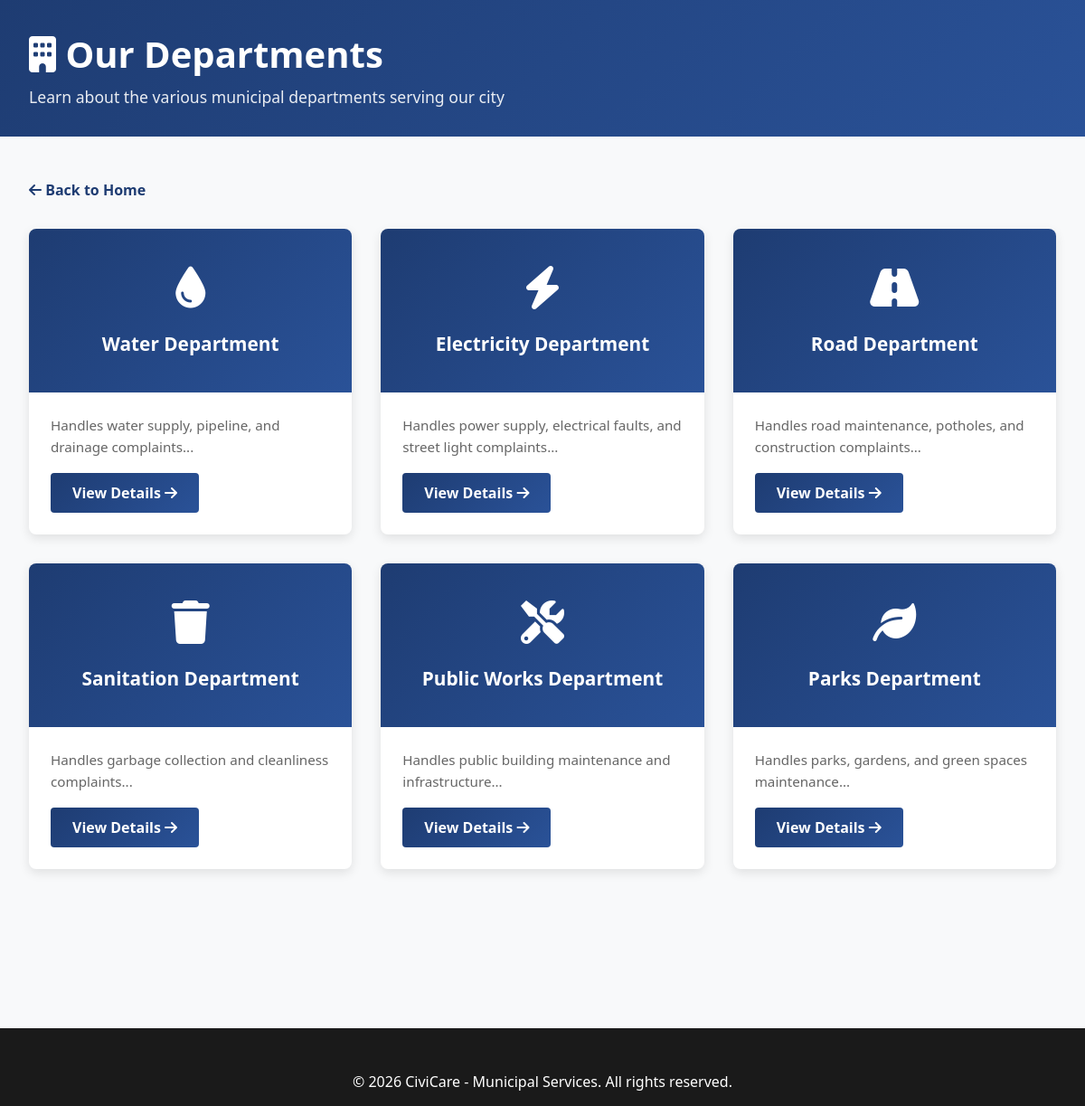
The page /departments.php on the database its author committed.
### tables this page shows
CREATE TABLE `departments` (
  `id` int(11) NOT NULL,
  `name` varchar(100) NOT NULL,
  `description` text DEFAULT NULL,
  `is_active` tinyint(1) DEFAULT 1,
  `created_at` timestamp NOT NULL DEFAULT current_timestamp(),
  `updated_at` timestamp NOT NULL DEFAULT current_timestamp() ON UPDATE current_timestamp()
);

### departments.php (the view, shortened to what this page needs)
<?php
$conn = getDatabaseConnection();
$sql = "SELECT * FROM departments WHERE is_active = 1 ORDER BY id";
$result = $conn->query($sql);
$departments = [];
if ($result->num_rows > 0) {
    while ($row = $result->fetch_assoc()) {
        $departments[] = $row;
    }
}
?>
<!DOCTYPE html>
<html lang="en">
<head>
    <link rel="stylesheet" href="https://cdnjs.cloudflare.com/ajax/libs/font-awesome/6.0.0/css/all.min.css">
</head>
<body>
    <header>
        <div class="header-content">
            <h1><i class="fas fa-building"></i> Our Departments</h1>
            <p>Learn about the various municipal departments serving our city</p>
        </div>
    </header>
    <div class="container">
        <div class="nav-back">
            <a href="index.php"><i class="fas fa-arrow-left"></i> Back to Home</a>
        </div>
        <div class="departments-grid">
            <?php foreach ($departments as $dept): ?>
                <div class="dept-card">
                    <div class="dept-card-header">
                        <div class="dept-card-icon">
                            <?php
                                $icons = [
                                    1 => 'fa-tint',
                                    2 => 'fa-bolt',
                                    3 => 'fa-road',
                                    4 => 'fa-trash',
                                    5 => 'fa-tools',
                                    6 => 'fa-leaf'
                                ];
                                echo '<i class="fas ' . $icons[$dept['id']] . '"></i>';
                            ?>
                        </div>
                        <h3><?php echo htmlspecialchars($dept['name']); ?></h3>
                    </div>
                    <div class="dept-card-body">
                        <p><?php echo htmlspecialchars(substr($dept['description'], 0, 120)) . '...'; ?></p>
                        <a href="department-info.php?id=<?php echo $dept['id']; ?>" class="view-details">
                            View Details <i class="fas fa-arrow-right"></i>
                        </a>
                    </div>
                </div>
            <?php endforeach; ?>
        </div>
    </div>
    <footer>
        <p>&copy; 2026 CiviCare - Municipal Services. All rights reserved.</p>
    </footer>
</body>
</html>

### departments.php (style rules this page uses)
* { margin: 0; padding: 0; box-sizing: border-box; }
body { font-family: 'Segoe UI', Tahoma, Geneva, Verdana, sans-serif; background-color: #f8f9fa; color: #333; }
header { background: linear-gradient(135deg, #1e3c72 0%, #2a5298 100%); color: white; padding: 2rem 0; margin-bottom: 3rem; }
.header-content { max-width: 1200px; margin: 0 auto; padding: 0 2rem; }
.header-content h1 { font-size: 2.5rem; margin-bottom: 0.5rem; }
.header-content p { font-size: 1.1rem; opacity: 0.9; }
.container { max-width: 1200px; margin: 0 auto; padding: 0 2rem 4rem; }
.departments-grid { display: grid; grid-template-columns: repeat(auto-fit, minmax(300px, 1fr)); gap: 2rem; margin-bottom: 3rem; }
.dept-card { background: white; border-radius: 8px; overflow: hidden; box-shadow: 0 4px 12px rgba(0, 0, 0, 0.1); transition: all 0.3s ease; cursor: pointer; }
.dept-card-header { background: linear-gradient(135deg, #1e3c72 0%, #2a5298 100%); color: white; padding: 2rem; text-align: center; }
.dept-card-icon { font-size: 3rem; margin-bottom: 1rem; }
.dept-card-header h3 { font-size: 1.3rem; margin-bottom: 0.5rem; }
.dept-card-body { padding: 1.5rem; }
.dept-card-body p { color: #666; font-size: 0.95rem; line-height: 1.6; margin-bottom: 1rem; }
.view-details { display: inline-block; background: linear-gradient(135deg, #1e3c72 0%, #2a5298 100%); color: white; padding: 0.7rem 1.5rem; border-radius: 4px; text-decoration: none; transition: all 0.3s; font-weight: 600; }
footer { background: #1a1a1a; color: white; padding: 3rem 0 1rem; margin-top: 4rem; text-align: center; }
.nav-back { margin-bottom: 2rem; }
.nav-back a { color: #1e3c72; text-decoration: none; font-weight: 600; transition: all 0.3s; }

### rows shown on the page
departments: name "Water Department", description "Handles water supply, pipeline, and drainage complaints"
departments: name "Electricity Department", description "Handles power supply, electrical faults, and street light complaints"
departments: name "Road Department", description "Handles road maintenance, potholes, and construction complaints"
departments: name "Sanitation Department", description "Handles garbage collection and cleanliness complaints"
departments: name "Public Works Department", description "Handles public building maintenance and infrastructure"
departments: name "Parks Department", description "Handles parks, gardens, and green spaces maintenance"
